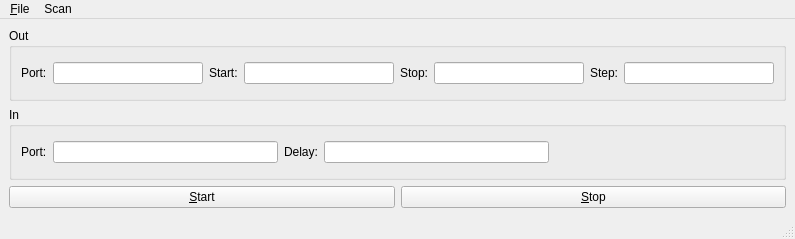
<?xml version="1.0" encoding="UTF-8"?>
<ui version="4.0">
 <class>MainWindow</class>
 <widget class="QMainWindow" name="MainWindow">
  <property name="geometry">
   <rect>
    <x>0</x>
    <y>0</y>
    <width>795</width>
    <height>239</height>
   </rect>
  </property>
  <property name="windowTitle">
   <string>MainWindow</string>
  </property>
  <widget class="QWidget" name="centralwidget">
   <layout class="QVBoxLayout" name="verticalLayout">
    <item>
     <widget class="QGroupBox" name="groupBox">
      <property name="sizePolicy">
       <sizepolicy hsizetype="Minimum" vsizetype="Preferred">
        <horstretch>0</horstretch>
        <verstretch>0</verstretch>
       </sizepolicy>
      </property>
      <property name="title">
       <string>Out</string>
      </property>
      <layout class="QGridLayout" name="gridLayout">
       <item row="1" column="6">
        <widget class="QLabel" name="label_4">
         <property name="text">
          <string>Step:</string>
         </property>
        </widget>
       </item>
       <item row="1" column="7">
        <widget class="QLineEdit" name="outStepLine"/>
       </item>
       <item row="1" column="5">
        <widget class="QLineEdit" name="outStopLine"/>
       </item>
       <item row="1" column="4">
        <widget class="QLabel" name="label_3">
         <property name="text">
          <string>Stop:</string>
         </property>
        </widget>
       </item>
       <item row="1" column="0">
        <widget class="QLabel" name="label">
         <property name="text">
          <string>Port:</string>
         </property>
        </widget>
       </item>
       <item row="1" column="1">
        <widget class="QLineEdit" name="outChannelLine">
         <property name="sizePolicy">
          <sizepolicy hsizetype="Expanding" vsizetype="Fixed">
           <horstretch>0</horstretch>
           <verstretch>0</verstretch>
          </sizepolicy>
         </property>
         <property name="minimumSize">
          <size>
           <width>0</width>
           <height>0</height>
          </size>
         </property>
         <property name="maxLength">
          <number>2</number>
         </property>
        </widget>
       </item>
       <item row="1" column="3">
        <widget class="QLineEdit" name="outStartLine"/>
       </item>
       <item row="1" column="2">
        <widget class="QLabel" name="label_2">
         <property name="text">
          <string>Start:</string>
         </property>
        </widget>
       </item>
      </layout>
     </widget>
    </item>
    <item>
     <widget class="QGroupBox" name="groupBox_2">
      <property name="title">
       <string>In</string>
      </property>
      <layout class="QGridLayout" name="gridLayout_2">
       <item row="0" column="1">
        <widget class="QLineEdit" name="inChannelLine">
         <property name="sizePolicy">
          <sizepolicy hsizetype="Expanding" vsizetype="Fixed">
           <horstretch>0</horstretch>
           <verstretch>0</verstretch>
          </sizepolicy>
         </property>
         <property name="minimumSize">
          <size>
           <width>0</width>
           <height>0</height>
          </size>
         </property>
         <property name="maxLength">
          <number>2</number>
         </property>
        </widget>
       </item>
       <item row="0" column="0">
        <widget class="QLabel" name="label_5">
         <property name="text">
          <string>Port:</string>
         </property>
        </widget>
       </item>
       <item row="0" column="2">
        <widget class="QLabel" name="label_6">
         <property name="text">
          <string>Delay:</string>
         </property>
        </widget>
       </item>
       <item row="0" column="3">
        <widget class="QLineEdit" name="inDelayLine"/>
       </item>
       <item row="0" column="4">
        <spacer name="horizontalSpacer">
         <property name="orientation">
          <enum>Qt::Horizontal</enum>
         </property>
         <property name="sizeHint" stdset="0">
          <size>
           <width>40</width>
           <height>20</height>
          </size>
         </property>
        </spacer>
       </item>
      </layout>
     </widget>
    </item>
    <item>
     <layout class="QHBoxLayout" name="horizontalLayout">
      <item>
       <widget class="QPushButton" name="start_button">
        <property name="text">
         <string>&amp;Start</string>
        </property>
       </widget>
      </item>
      <item>
       <widget class="QPushButton" name="stop_button">
        <property name="text">
         <string>&amp;Stop</string>
        </property>
       </widget>
      </item>
     </layout>
    </item>
   </layout>
  </widget>
  <widget class="QMenuBar" name="menubar">
   <property name="geometry">
    <rect>
     <x>0</x>
     <y>0</y>
     <width>795</width>
     <height>22</height>
    </rect>
   </property>
   <widget class="QMenu" name="menuFile">
    <property name="title">
     <string>&amp;File</string>
    </property>
    <addaction name="action_Save"/>
   </widget>
   <widget class="QMenu" name="menuScan">
    <property name="title">
     <string>Scan</string>
    </property>
    <addaction name="actionStart"/>
   </widget>
   <addaction name="menuFile"/>
   <addaction name="menuScan"/>
  </widget>
  <widget class="QStatusBar" name="statusbar"/>
  <action name="action_Save">
   <property name="text">
    <string>&amp;Save</string>
   </property>
   <property name="shortcut">
    <string>Ctrl+S</string>
   </property>
  </action>
  <action name="actionStart">
   <property name="text">
    <string>Start</string>
   </property>
  </action>
 </widget>
 <tabstops>
  <tabstop>outChannelLine</tabstop>
  <tabstop>outStartLine</tabstop>
  <tabstop>outStopLine</tabstop>
  <tabstop>outStepLine</tabstop>
  <tabstop>inChannelLine</tabstop>
  <tabstop>inDelayLine</tabstop>
 </tabstops>
 <resources/>
 <connections/>
</ui>
